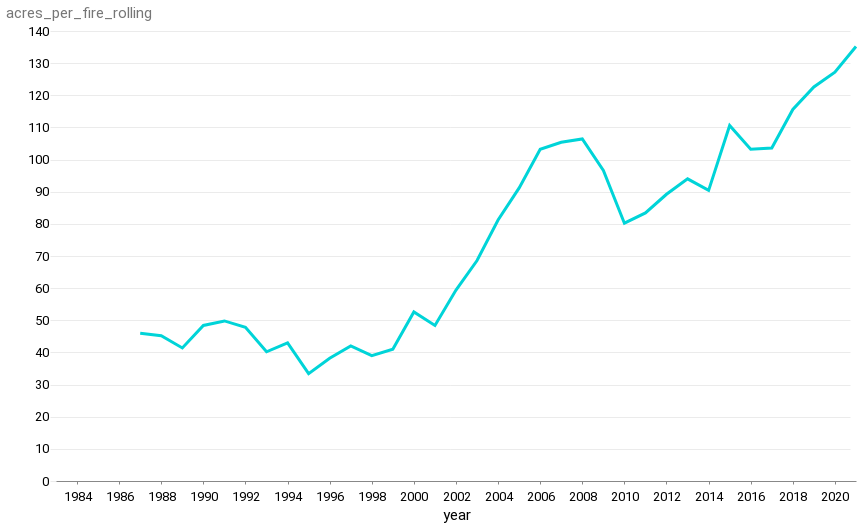

Notebook source saved alongside this figure:
### Markdown cell above
#### Chart it

### Code cell
alt.Chart(df).mark_line().encode(
    x='year:T',
    y='acres_per_fire_rolling'
)

### Figure 1 — Vega-Lite specification as saved in the notebook (floating-point values rounded to 4 significant figures)
{"config": {"view": {"width": 800, "height": 450, "strokeOpacity": 0}, "background": "#ffffff", "title": {"anchor": "start", "font": "Summit Sans", "fontColor": "palette[\"black\"]", "fontSize": 18, "fontWeight": "normal"}, "arc": {"fill": "#00d4d8"}, "area": {"fill": "#00d4d8"}, "line": {"stroke": "#00d4d8", "strokeWidth": 3}, "path": {"stroke": "#00d4d8"}, "rect": {"fill": "#00d4d8"}, "shape": {"stroke": "#00d4d8"}, "bar": {"fill": "#00d4d8"}, "point": {"stroke": "#00d4d8"}, "symbol": {"fill": "#00d4d8", "size": 30}, "axis": {"titleFont": "Roboto", "titleFontSize": 15, "titleFontWeight": "normal", "labelFont": "Roboto, sans", "labelFontSize": 13, "labelFontWeight": "normal"}, "axisX": {"labelAngle": 0, "labelPadding": 6, "tickSize": 3, "grid": false}, "axisY": {"labelBaseline": "middle", "maxExtent": 45, "minExtent": 45, "titleAlign": "left", "titleAngle": 0, "titleX": -45, "titleY": -11, "domainOpacity": 0, "gridWidth": 0.6, "gridColor": "#dddddd", "offset": 6, "tickSize": 0, "titleColor": "#767676"}, "legend": {"titleFont": "Roboto", "titleFontSize": 15, "titleFontWeight": "normal", "symbolType": "square", "labelFont": "Roboto, sans", "labelFontSize": 13}, "range": {"category": ["#005f66", "#e37e2d", "#d64a3b", "#76b0ef", "#c1bc40"], "diverging": ["#e68a4f", "#f4bb6a", "#f9e39c", "#dadfe2", "#a6b7c6", "#849eae"], "heatmap": ["#7ff6f6", "#00eeef", "#00d4d8", "#00abb2", "#00848b", "#fbf2c7", "#00363d"], "ordinal": ["#7ff6f6", "#00eeef", "#00d4d8", "#00abb2", "#00848b", "#fbf2c7", "#00363d"], "ramp": ["#7ff6f6", "#00eeef", "#00d4d8", "#00abb2", "#00848b", "#fbf2c7", "#00363d"]}}, "data": {"name": "data-a74caf86c04e7292b3dfae92a29441bb"}, "mark": "line", "encoding": {"x": {"field": "year", "type": "temporal"}, "y": {"field": "acres_per_fire_rolling", "type": "quantitative"}}, "$schema": "https://vega.github.io/schema/vega-lite/v4.17.0.json", "datasets": {"data-a74caf86c04e7292b3dfae92a29441bb": [{"year": "1983", "fires": 18229, "acres": 1323666, "acres_per_fire": 73.0, "acres_per_fire_rolling": null}, {"year": "1984", "fires": 20493, "acres": 1148409, "acres_per_fire": 56.0, "acres_per_fire_rolling": null}, {"year": "1985", "fires": 82591, "acres": 2896147, "acres_per_fire": 35.0, "acres_per_fire_rolling": null}, {"year": "1986", "fires": 85907, "acres": 2719162, "acres_per_fire": 32.0, "acres_per_fire_rolling": null}, {"year": "1987", "fires": 71300, "acres": 2447296, "acres_per_fire": 34.0, "acres_per_fire_rolling": 46.0}, {"year": "1988", "fires": 72750, "acres": 5009290, "acres_per_fire": 69.0, "acres_per_fire_rolling": 45.2}, {"year": "1989", "fires": 48949, "acres": 1827310, "acres_per_fire": 37.0, "acres_per_fire_rolling": 41.4}, {"year": "1990", "fires": 66481, "acres": 4621621, "acres_per_fire": 70.0, "acres_per_fire_rolling": 48.4}, {"year": "1991", "fires": 75754, "acres": 2953578, "acres_per_fire": 39.0, "acres_per_fire_rolling": 49.8}, {"year": "1992", "fires": 87394, "acres": 2069929, "acres_per_fire": 24.0, "acres_per_fire_rolling": 47.8}, {"year": "1993", "fires": 58810, "acres": 1797574, "acres_per_fire": 31.0, "acres_per_fire_rolling": 40.2}, {"year": "1994", "fires": 79107, "acres": 4073579, "acres_per_fire": 51.0, "acres_per_fire_rolling": 43.0}, {"year": "1995", "fires": 82234, "acres": 1840546, "acres_per_fire": 22.0, "acres_per_fire_rolling": 33.4}, {"year": "1996", "fires": 96363, "acres": 6065998, "acres_per_fire": 63.0, "acres_per_fire_rolling": 38.2}, {"year": "1997", "fires": 66196, "acres": 2856959, "acres_per_fire": 43.0, "acres_per_fire_rolling": 42.0}, {"year": "1998", "fires": 81043, "acres": 1329704, "acres_per_fire": 16.0, "acres_per_fire_rolling": 39.0}, {"year": "1999", "fires": 92487, "acres": 5626093, "acres_per_fire": 61.0, "acres_per_fire_rolling": 41.0}, {"year": "2000", "fires": 92250, "acres": 7393493, "acres_per_fire": 80.0, "acres_per_fire_rolling": 52.6}, {"year": "2001", "fires": 84079, "acres": 3570911, "acres_per_fire": 42.0, "acres_per_fire_rolling": 48.4}, {"year": "2002", "fires": 73457, "acres": 7184712, "acres_per_fire": 98.0, "acres_per_fire_rolling": 59.4}, {"year": "2003", "fires": 63629, "acres": 3960842, "acres_per_fire": 62.0, "acres_per_fire_rolling": 68.6}, {"year": "2004", "fires": 65461, "acres": 8097880, "acres_per_fire": 124.0, "acres_per_fire_rolling": 81.2}, {"year": "2005", "fires": 66753, "acres": 8689389, "acres_per_fire": 130.0, "acres_per_fire_rolling": 91.2}, {"year": "2006", "fires": 96385, "acres": 9873745, "acres_per_fire": 102.0, "acres_per_fire_rolling": 103.2}, {"year": "2007", "fires": 85705, "acres": 9328045, "acres_per_fire": 109.0, "acres_per_fire_rolling": 105.4}, {"year": "2008", "fires": 78979, "acres": 5292468, "acres_per_fire": 67.0, "acres_per_fire_rolling": 106.4}, {"year": "2009", "fires": 78792, "acres": 5921786, "acres_per_fire": 75.0, "acres_per_fire_rolling": 96.6}, {"year": "2010", "fires": 71971, "acres": 3422724, "acres_per_fire": 48.0, "acres_per_fire_rolling": 80.2}, {"year": "2011", "fires": 74126, "acres": 8711367, "acres_per_fire": 118.0, "acres_per_fire_rolling": 83.4}, {"year": "2012", "fires": 67774, "acres": 9326238, "acres_per_fire": 138.0, "acres_per_fire_rolling": 89.2}, {"year": "2013", "fires": 47579, "acres": 4319546, "acres_per_fire": 91.0, "acres_per_fire_rolling": 94.0}, {"year": "2014", "fires": 63312, "acres": 3595613, "acres_per_fire": 57.0, "acres_per_fire_rolling": 90.4}, {"year": "2015", "fires": 68151, "acres": 10125149, "acres_per_fire": 149.0, "acres_per_fire_rolling": 110.6}, {"year": "2016", "fires": 67743, "acres": 5509995, "acres_per_fire": 81.0, "acres_per_fire_rolling": 103.2}, {"year": "2017", "fires": 71499, "acres": 10026086, "acres_per_fire": 140.0, "acres_per_fire_rolling": 103.6}, {"year": "2018", "fires": 58083, "acres": 8767492, "acres_per_fire": 151.0, "acres_per_fire_rolling": 115.6}, {"year": "2019", "fires": 50477, "acres": 4664364, "acres_per_fire": 92.0, "acres_per_fire_rolling": 122.6}, {"year": "2020", "fires": 58950, "acres": 10122336, "acres_per_fire": 172.0, "acres_per_fire_rolling": 127.2}, {"year": "2021", "fires": 58985, "acres": 7125643, "acres_per_fire": 121.0, "acres_per_fire_rolling": 135.2}]}}
